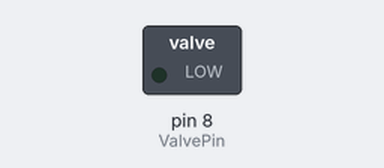
Bench run of a sketch on a simulated Arduino Uno, built with avr-gcc and run on an emulated ATmega328P. Shown: switched loads named in the sketch (green lamp = pin HIGH).

Above: at 2.5 s.
At 7.5 s:
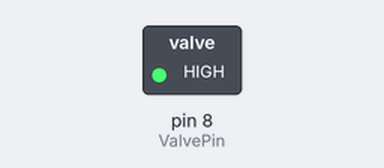
Timing chart, 0 to 13.0 s (numbered marks = the images above):
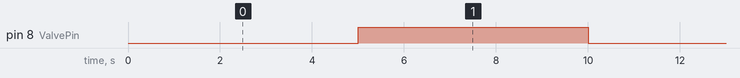

The sketch:

solenoid_test.ino
```cpp
// set the pin that will control the valve
int ValvePin = 8;

void setup() {
   // set the digital pin as output:
 pinMode(ValvePin, OUTPUT);

 // start the pin on LOW
 digitalWrite(ValvePin, LOW);
}

void loop(){

digitalWrite(ValvePin, LOW);

delay(5000);

digitalWrite(ValvePin, HIGH);


delay(5000);
}
```

Measured:
- by itself, pin 8 (ValvePin): alternates HIGH for 5.0 s and LOW for 5.0 s
